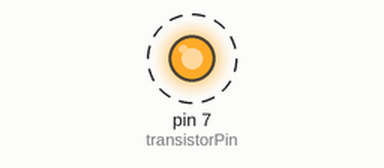
Recording of a sketch running on a simulated Arduino Uno, built with avr-gcc and run on an emulated ATmega328P. Parts: output pins drawn as LEDs (lit = HIGH). Dashed ring = blinking.

Above: at 0.5 s.
Timing chart, 0 to 4.6 s (numbered marks = the images above):
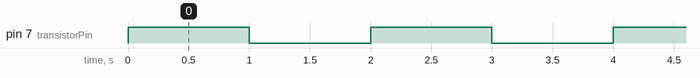

Measured:
- by itself, pin 7 (transistorPin): alternates HIGH for 1.0 s and LOW for 1.0 s

The sketch:

Transistor.ino
```cpp
const int transistorPin = 7;

void setup() {
  pinMode(transistorPin, OUTPUT);
}

void loop() {
  digitalWrite(transistorPin, HIGH); // Enciende el LED
  delay(1000);
  digitalWrite(transistorPin, LOW);  // Apaga el LED
  delay(1000);
}
```
